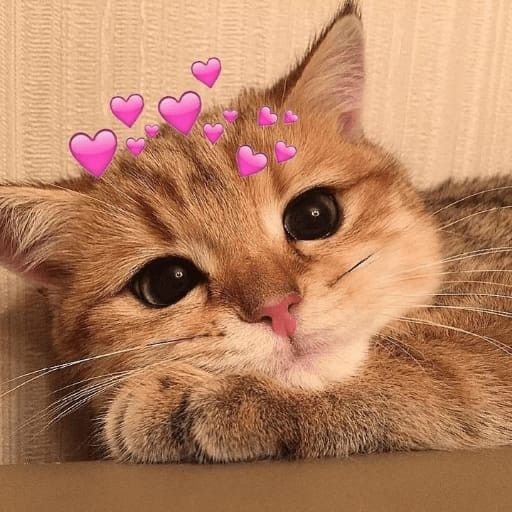
%> input picture Octave/test_img/cat.jpg, 512 x 512 px
$ octave zad1.m   (GNU Octave 9; MATLAB toolbox functions it lacks are replaced by stand-ins)
%> lines starting %> are read from the running program, lines starting %| are printed output that depends on the picture
% Znajd? w dokumentacji opis funkcji conv2 oraz imfilter. Obie mo?na
% wykorzysta? do filtrowania splotowego. Mask? mo?na samodzielnie wyspecyfikowa?,
% lub u?y? jednej z tych zwracanych przez funkcj? fspecial. Poeksperymentuj
% troch?. Pami?taj, aby w razie potrzeby przyci?? warto?ci w wynikowej macierzy
% do dopuszczalnego zakresu (u?yj np. I = min(max(I, 0), 1);).

pkg load image;

IMG_RGB = imread('test_img/cat.jpg');
%> IMG_RGB is the input picture: size 512x512x3 uint8; mean R, G, B 180.5, 129.1, 95.8

F = [ 1 1 1 ; 1 1 1 ; 1 1 1 ];
W = convn(IMG_RGB, F, 'same');
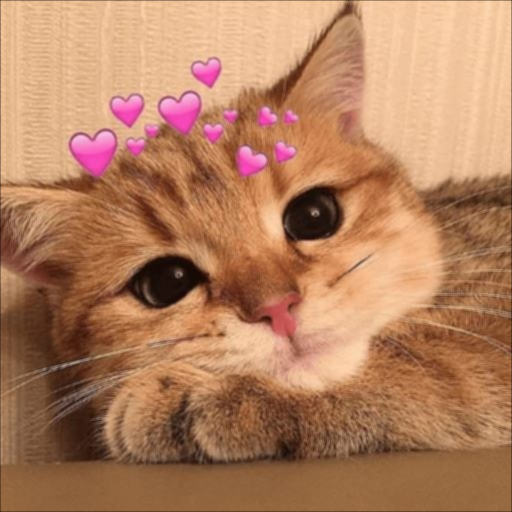
%> W: size 512x512x3 double; mean R, G, B 1619.7, 1159, 859.8; drawn with min black and max white
W = uint8(W);
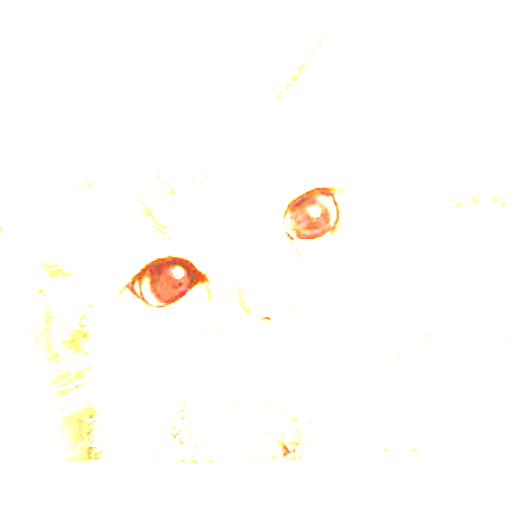
%> W: size 512x512x3 uint8; mean R, G, B 254.9, 253.4, 250.9
imwrite(W, 'zad1_1.png');

F = [ 0.5 0.5 0.5 ; 0.5 0.5 0.5 ; 0.5 0.5 0.5 ];
W = convn(IMG_RGB, F, 'same');
%> W: size 512x512x3 double
W = uint8(W);
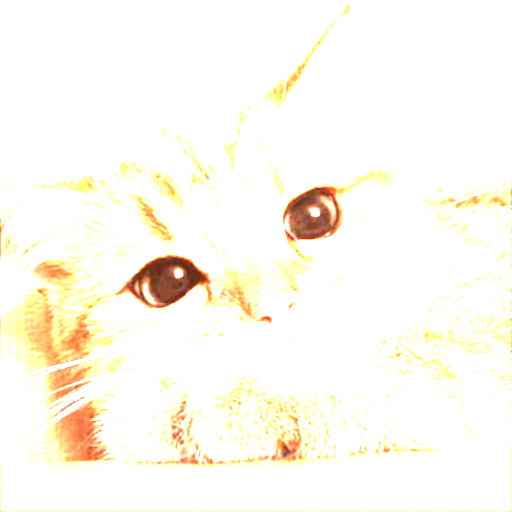
%> W: size 512x512x3 uint8; mean R, G, B 253.4, 249.5, 239.3
imwrite(W, 'zad1_2.png');

avg = fspecial('average', 7)
W = convn(IMG_RGB, avg, 'same');
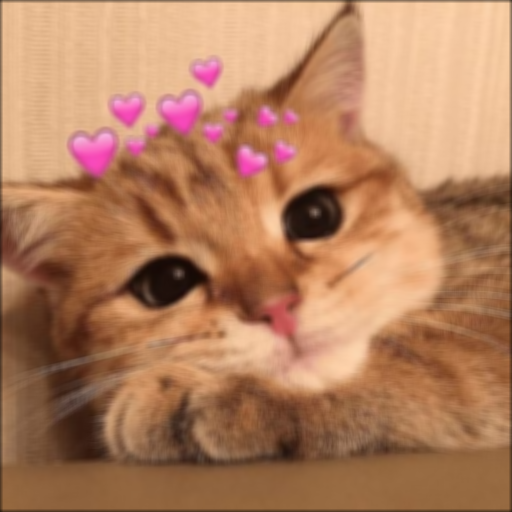
%> W: size 512x512x3 double; mean R, G, B 179.2, 128.2, 95.1
W = uint8(W);
%> W: size 512x512x3 uint8
imwrite(W, 'zad1_3.png');

I = double(IMG_RGB) / 255;
W = convn(I, fspecial('unsharp'), 'same');
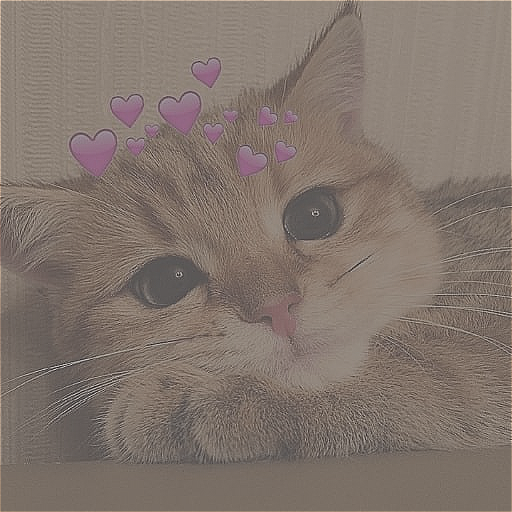
%> W: size 512x512x3 double; mean R, G, B 0.713, 0.511, 0.379; drawn with min black and max white
W = min(max(W, 0), 1);
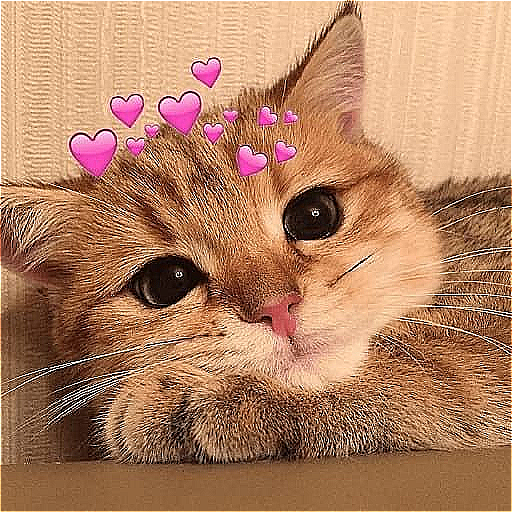
%> W: size 512x512x3 double; mean R, G, B 0.701, 0.513, 0.389
imwrite(W, 'zad1_4.png');

F = [ 1 1 1 ; 1 1 1 ; 1 1 1 ];
W = imfilter(IMG_RGB, F, 'replicate');
%> W: size 512x512x3 uint8
W = uint8(W);
imwrite(W, 'zad1_5.png');

W = imfilter(IMG_RGB, fspecial('sobel'), 'replicate');
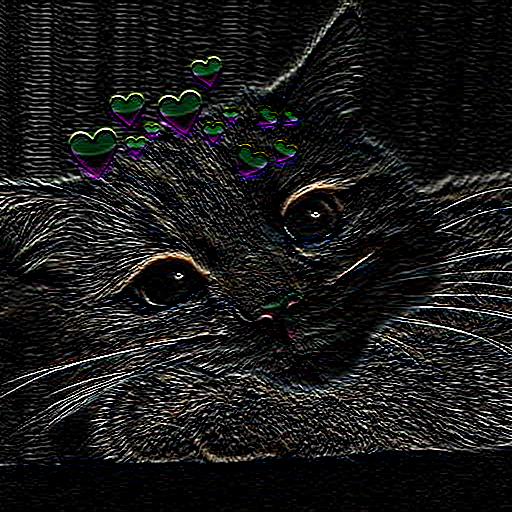
%> W: size 512x512x3 uint8; mean R, G, B 25.5, 25.4, 25.1
W = uint8(W);
imwrite(W, 'zad1_6.png');

$ run again, with Octave/test_img/dog.jpg copied over Octave/test_img/cat.jpg
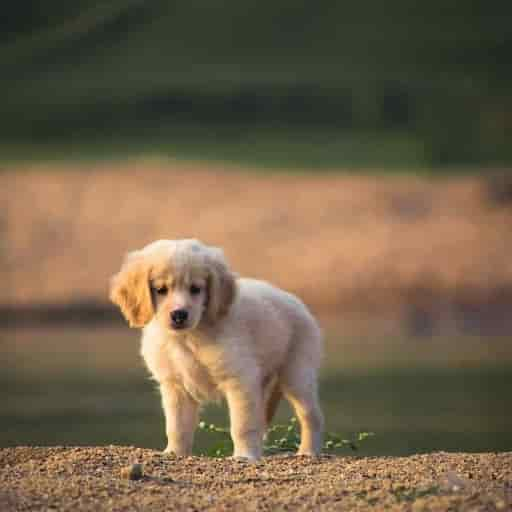
%> input picture Octave/test_img/dog.jpg, 512 x 512 px
%> IMG_RGB is the input picture: size 512x512x3 uint8; mean R, G, B 113.8, 97.3, 74.3
%> `W = convn(I, fspecial('unsharp'), 'same');`:
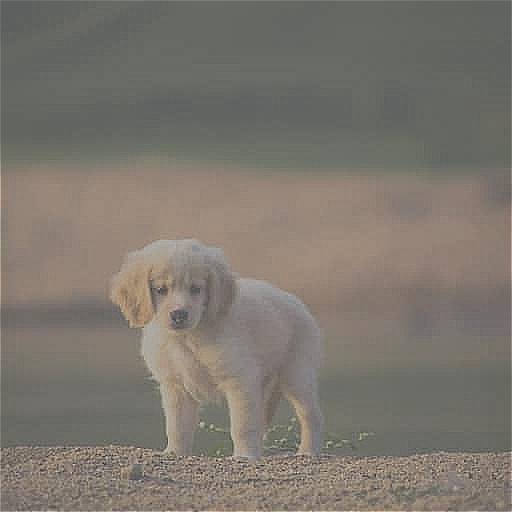
%> W: size 512x512x3 double; mean R, G, B 0.449, 0.384, 0.293; drawn with min black and max white
%> `W = imfilter(IMG_RGB, fspecial('sobel'), 'replicate');`:
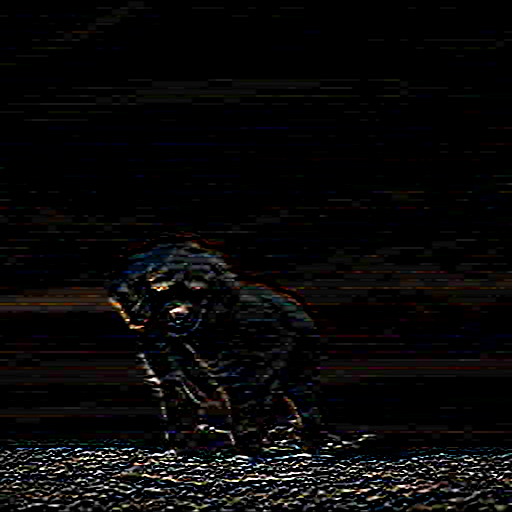
%> W: size 512x512x3 uint8; mean R, G, B 9.4, 8.9, 8.8

$ run again, with Octave/test_img/house.png saved as Octave/test_img/cat.jpg
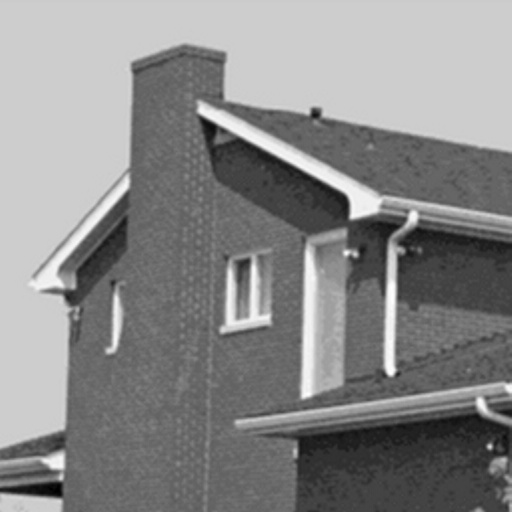
%> input picture Octave/test_img/house.png, 512 x 512 px
%> IMG_RGB is the input picture: size 512x512 uint8; min 0, max 255, mean 136.5
%> `W = imfilter(IMG_RGB, fspecial('sobel'), 'replicate');`:
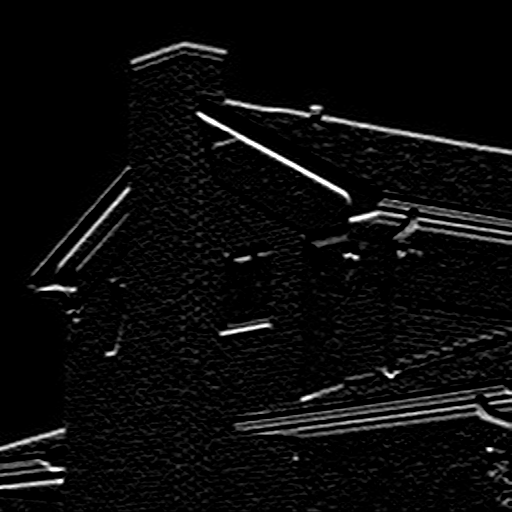
%> W: size 512x512 uint8; min 0, max 255, mean 11.2
